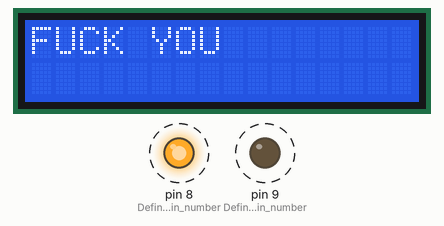
The sketch below on a simulated Arduino Uno, built with avr-gcc and run on an emulated ATmega328P. Parts: 16×2 character LCD, output pins drawn as LEDs (lit = HIGH). Dashed ring = blinking.

Above: at 0.1 s.
At 0.6 s:
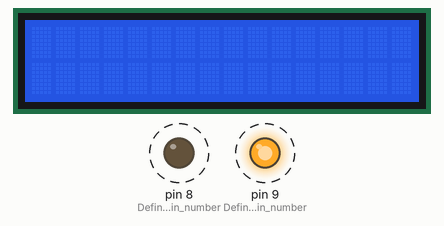
Timing chart, 0 to 130.0 s (numbered marks = the images above):
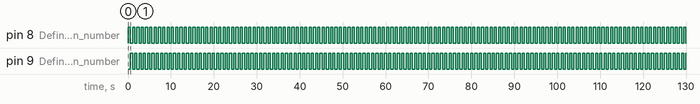

The sketch:

led_BlinkingWithScreenMsg.ino
```cpp
#include <LiquidCrystal.h>

LiquidCrystal lcd{12, 11, 5, 4, 3, 2};


void setup() {
    lcd.begin(16,2);
pinMode(8,OUTPUT);//Defining the pin number (GREEN LED), Defining it's OUTPUT or INPUT
pinMode(9,OUTPUT);//Defining the pin number (RED LED), Defining it's OUTPUT or INPUT


}

void loop() {


lcd.print("FUCK YOU");
digitalWrite(8,HIGH);
digitalWrite(9,LOW);
delay(500);

digitalWrite(8,LOW);
digitalWrite(9,HIGH);
lcd.clear();
delay(500);

}
```

Measured:
- by itself, pin 8 (Defining_the_pin_number), pin 9 (Defining_the_pin_number): alternates HIGH for 0.50 s and LOW for 0.50 s
